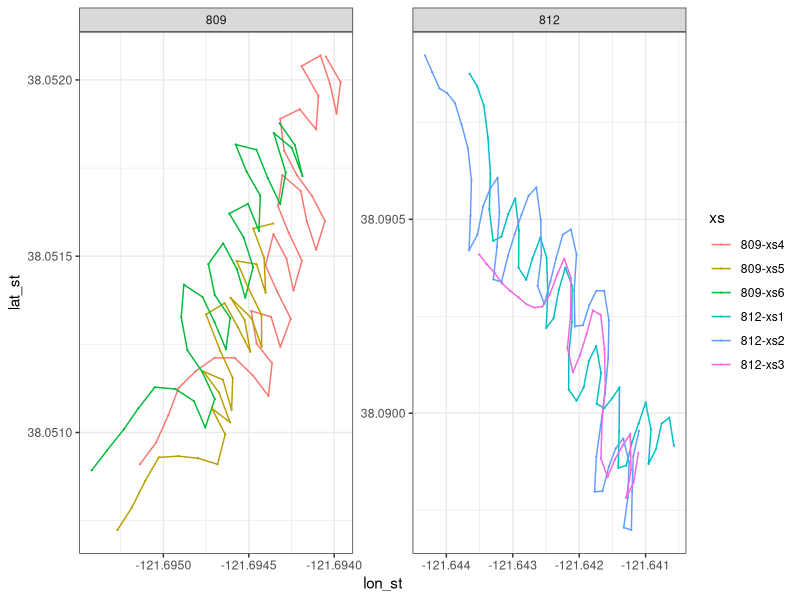
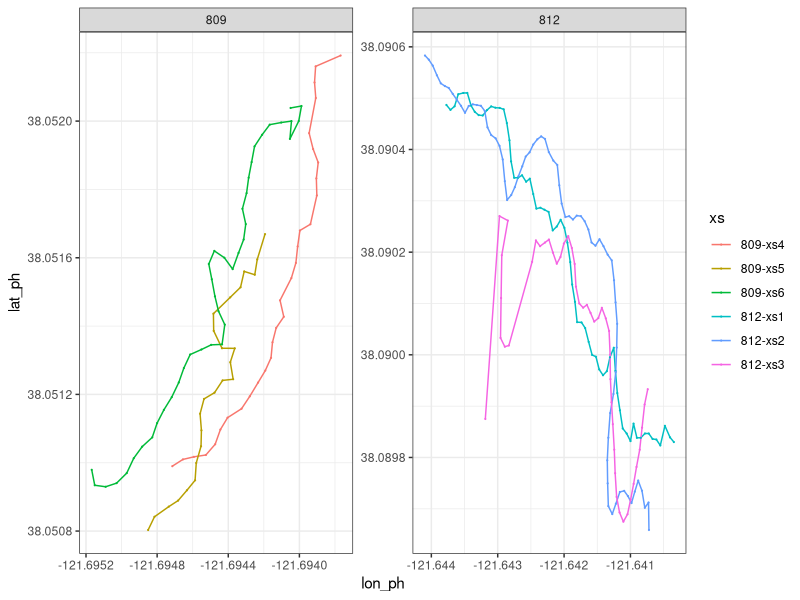
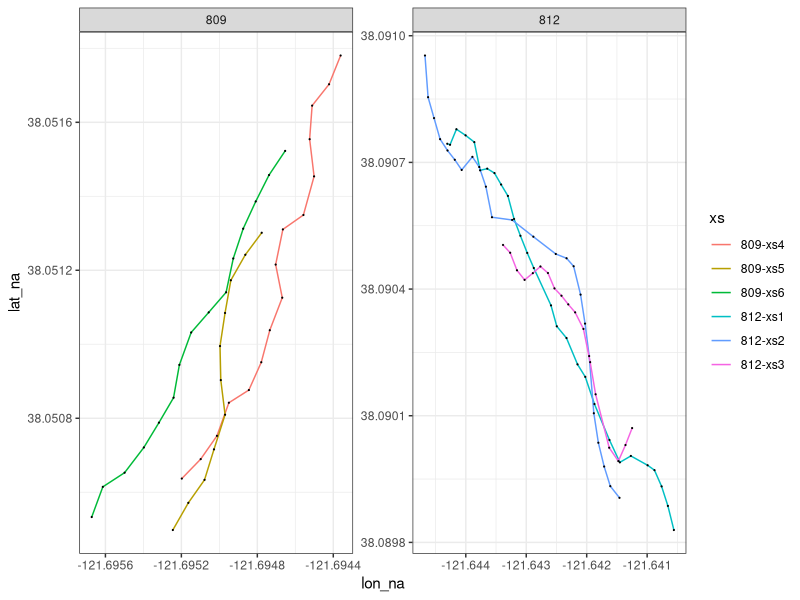
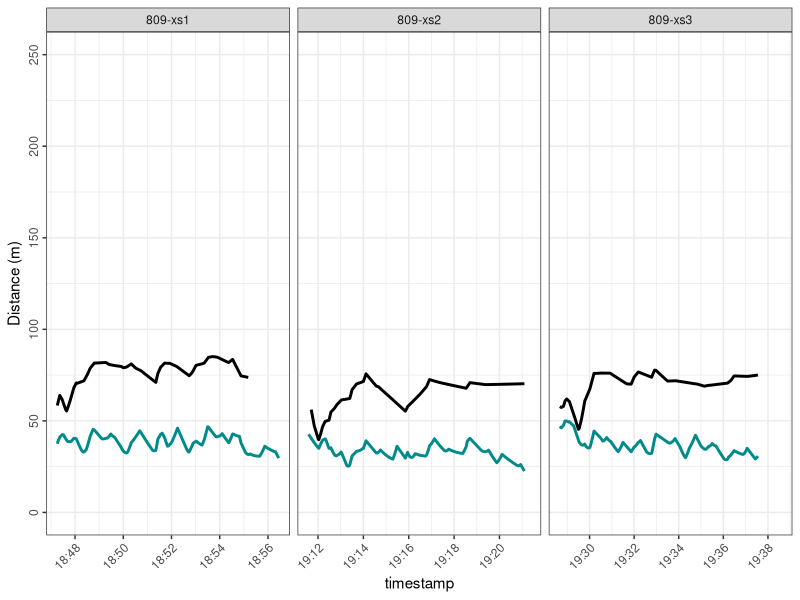
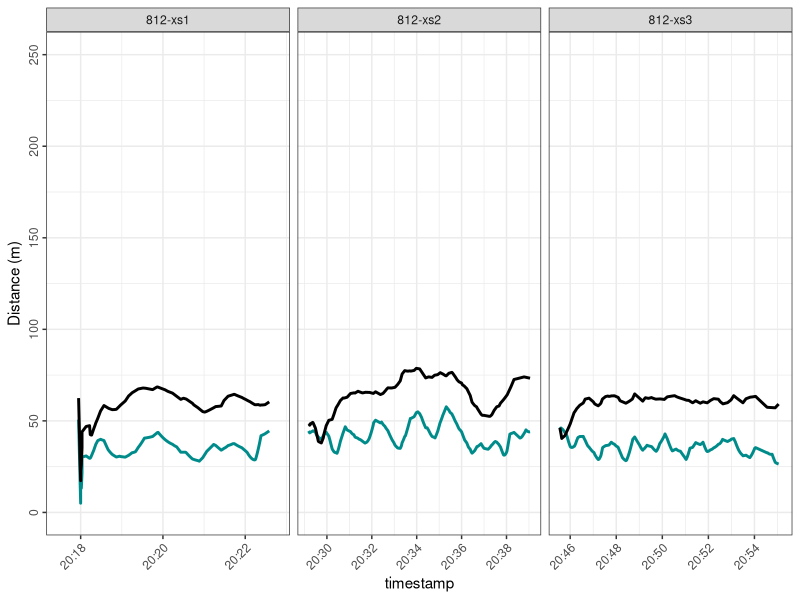
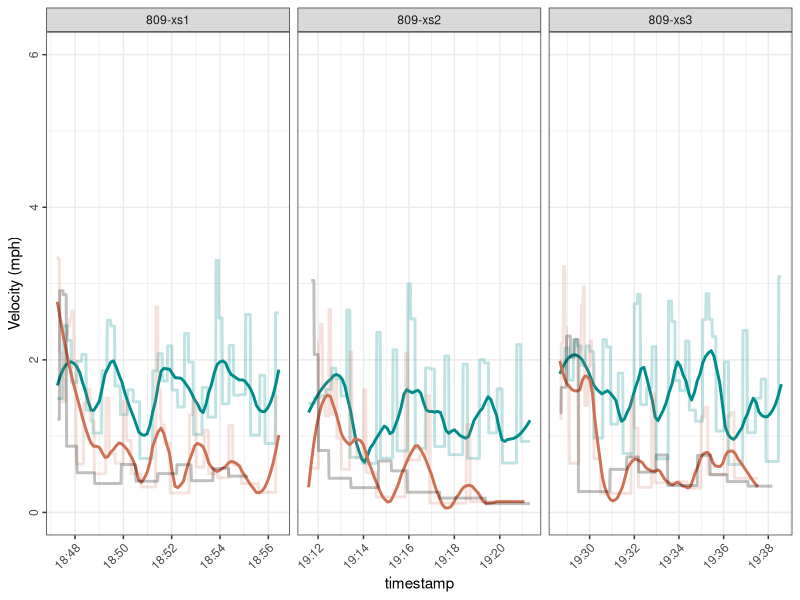
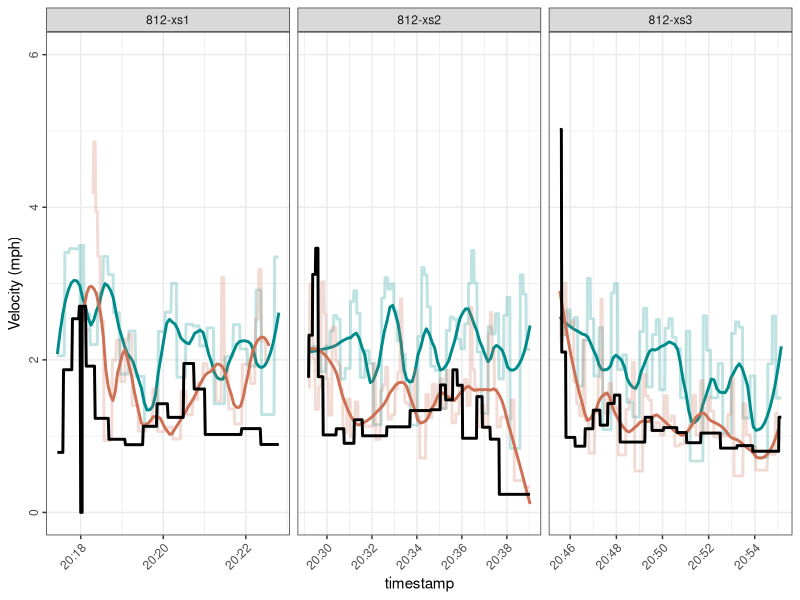
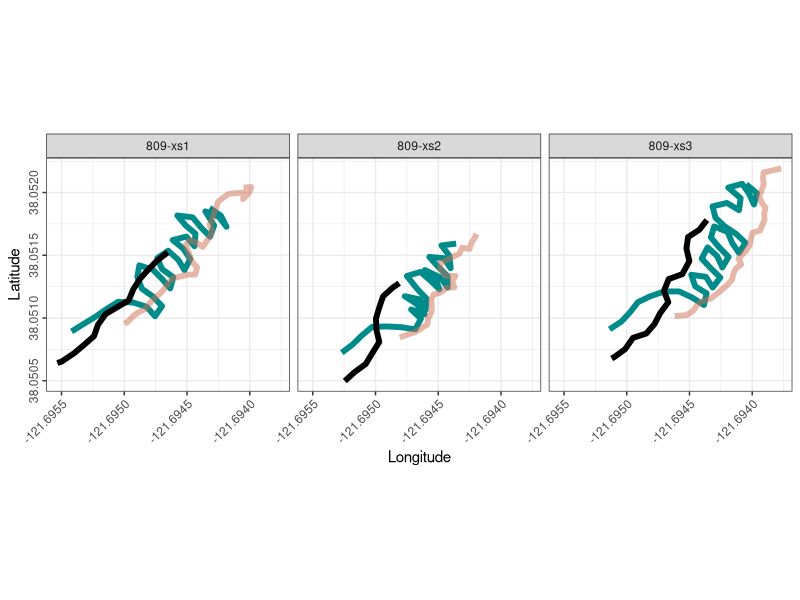

Reproduce these figures in R, in order.
library(tidyverse)
library(geosphere)
library(lubridate)
library(zoo)

# Import and compile GPS track data ---------------------------------------

## Stryker ----
stryker_startstop <- data.frame(boat = rep("stryker",6), 
                                site = c(rep("812", 3), rep("809", 3)),
                                start = c(7, 57, 116, 152, 197, 233), 
                                end = c(53, 112, 148, 193, 229, 272))

stryker = data.frame()
stryker_raw = data.frame()

for(xs in 1:nrow(stryker_startstop)){
  print(xs)
  
  temp <- read.csv("data/Survey05_20250319/20250319_DWR.csv", 
                   skip = stryker_startstop[xs, "start"] - 1, nrow = stryker_startstop[xs, "end"] - stryker_startstop[xs, "start"], header = F)
  
  colnames(temp) = c("Junk", "lat", "lon", "datetime", "speed")
  
  temp$timestamp <- as.POSIXct(temp$datetime, format = "%Y-%m-%dT%H:%M:%SZ", tz = "America/Los_Angeles")
  
  complete_timestamps <- seq(min(temp$timestamp), max(temp$timestamp), by = "1 sec")
  
  merged_data <- data.frame(timestamp = complete_timestamps) %>%
    left_join(temp, by = "timestamp")
  
  interpolated_data <- merged_data %>%
    mutate(lat = na.approx(lat, rule = 2),
           lon = na.approx(lon, rule = 2))
  
  interpolated_data$xs <- paste0(stryker_startstop[xs, "site"], "-xs", xs)
  temp$xs <- paste0(stryker_startstop[xs, "site"], "-xs", xs)
  
  interpolated_data$site <- stryker_startstop[xs, "site"]
  temp$site = stryker_startstop[xs, "site"]
  
  stryker <- rbind(stryker, interpolated_data[, c("site", "xs", "timestamp", "lat", "lon")])
  stryker_raw <- rbind(stryker_raw, temp)
  
  rm(temp, interpolated_data, merged_data)
}

stryker$boat = "Stryker"
colnames(stryker) <- c("site", "xs", "timestamp", "lat_st", "lon_st", "boat")

## Phantom ----
phantom_startstop <- data.frame(boat = rep("phantom", 6), 
                                site = c(rep("812", 3), rep("809", 3)),
                                start = c(7, 75, 153, 204, 238, 267), 
                                end = c(71, 149, 200, 234, 263, 308))

phantom = data.frame()
phantom_raw = data.frame()

for(xs in 1:nrow(phantom_startstop)){
  print(xs)
  
  temp <- read.csv("data/Survey05_20250319/20250319_CFS.csv", 
                   skip = phantom_startstop[xs, "start"] - 1, nrow = phantom_startstop[xs, "end"] - phantom_startstop[xs, "start"], header = F)
  
  colnames(temp) = c("Junk", "lat", "lon", "datetime", "speed")
  
  temp$timestamp <- as.POSIXct(temp$datetime, format = "%Y-%m-%dT%H:%M:%SZ", tz = "America/Los_Angeles")
  
  complete_timestamps <- seq(min(temp$timestamp), max(temp$timestamp), by = "1 sec")
  
  merged_data <- data.frame(timestamp = complete_timestamps) %>%
    left_join(temp, by = "timestamp")
  
  interpolated_data <- merged_data %>%
    mutate(lat = na.approx(lat, rule = 2),
           lon = na.approx(lon, rule = 2))
  
  interpolated_data$xs <- paste0(phantom_startstop[xs, "site"], "-xs", xs)
  temp$xs <- paste0(phantom_startstop[xs, "site"], "-xs", xs)
  
  interpolated_data$site <- phantom_startstop[xs, "site"]
  temp$site = phantom_startstop[xs, "site"]
  
  phantom <- rbind(phantom, interpolated_data[, c("site", "xs", "timestamp", "lat", "lon")])
  phantom_raw <- rbind(phantom_raw, temp)
  
  rm(temp, interpolated_data, merged_data)
}

phantom$boat = "Phantom"
colnames(phantom) <- c("site", "xs", "timestamp", "lat_ph", "lon_ph", "boat")

## cdfw ---- now 
cdfw_startstop <- data.frame(boat = rep("cdfw", 6), 
                             site = c(rep("812", 3), rep("809", 3)),
                             start = c(7,39,67,93,113,134), 
                             end = c(35,63,85,109,124,149))

cdfw = data.frame()
cdfw_raw = data.frame()

for(xs in 1:nrow(cdfw_startstop)){
  print(xs)
  
  temp <- read.csv("data/Survey05_20250319/20250319_CDFW.csv", 
                   skip = cdfw_startstop[xs, "start"] - 1, nrow = cdfw_startstop[xs, "end"] - cdfw_startstop[xs, "start"], header = F)
  
  colnames(temp) = c("Junk", "lat", "lon", "datetime", "speed")
  
  temp$timestamp <- as.POSIXct(temp$datetime, format = "%Y-%m-%dT%H:%M:%SZ", tz = "America/Los_Angeles")
  
  complete_timestamps <- seq(min(temp$timestamp), max(temp$timestamp), by = "1 sec")
  
  merged_data <- data.frame(timestamp = complete_timestamps) %>%
    left_join(temp, by = "timestamp")
  
  interpolated_data <- merged_data %>%
    mutate(lat = na.approx(lat, rule = 2),
           lon = na.approx(lon, rule = 2))
  
  interpolated_data$xs <- paste0(cdfw_startstop[xs, "site"], "-xs", xs)
  temp$xs <- paste0(cdfw_startstop[xs, "site"], "-xs", xs)
  
  interpolated_data$site <- cdfw_startstop[xs, "site"]
  temp$site = cdfw_startstop[xs, "site"]
  
  cdfw <- rbind(cdfw, interpolated_data[, c("site", "xs", "timestamp", "lat", "lon")])
  cdfw_raw <- rbind(cdfw_raw, temp)
  
  rm(temp, interpolated_data, merged_data)
}

cdfw$boat = "cdfw"
colnames(cdfw) <- c("site", "xs", "timestamp", "lat_na", "lon_na", "boat")

## Merge vessel tracks ----

vessels <- merge(merge(stryker, 
                       phantom[, c("timestamp", "lat_ph", "lon_ph")], by = "timestamp", all.x = T),
                 cdfw[, c("timestamp", "lat_na", "lon_na")], by = "timestamp", all.x = T) 

xs_lookup <- data.frame(xs = c("809-xs6", "809-xs5", "809-xs4", "812-xs3", "812-xs2", "812-xs1"),
                        xs_cor = c("809-xs1", "809-xs2", "809-xs3", "812-xs1", "812-xs2", "812-xs3"))

vessels <- merge(vessels, xs_lookup, by = "xs", all.x = T)

# Visualize tracks --------------------------------------------------------

ggplot(stryker, aes(x = lon_st, y = lat_st, color = xs)) + 
  geom_path() + theme_bw() + 
  geom_point(data = stryker_raw, aes(x = lon, y = lat), size = .1) +
  facet_wrap(site ~ ., scales = "free")

ggplot(phantom, aes(x = lon_ph, y = lat_ph, color = xs)) + 
  geom_path() + theme_bw() + 
  geom_point(data = phantom_raw, aes(x = lon, y = lat), size = .1) +
  facet_wrap(site ~ ., scales = "free")

ggplot(cdfw, aes(x = lon_na, y = lat_na, color = xs)) + 
  geom_path() + theme_bw() + 
  geom_point(data = cdfw_raw, aes(x = lon, y = lat), color = "black", size = .1) +
  facet_wrap(site ~ ., scales = "free")

# Calculate vessel spacing ------------------------------------------------

vessels$stryker2phantom <- NA
vessels$cdfw2phantom <- NA
vessels$stryker_velocity <- NA
vessels$phantom_velocity <- NA
vessels$cdfw_velocity <- NA

for(i in 1:nrow(vessels)){
  print(i)
  
  # if(complete.cases(vessels[,c("lon_st", "lat_st", "lon_ph","lat_ph")])[i]){
  try(vessels[i,"stryker2phantom"] <- distm(c(vessels[i,"lon_st"], vessels[i,"lat_st"]), 
                                            c(vessels[i,"lon_ph"], vessels[i,"lat_ph"]), 
                                            fun = distHaversine))
  # }
  
  # if(complete.cases(vessels[,c("lon_na", "lat_na", "lon_ph","lat_ph")])[i]){
  try(vessels[i,"cdfw2phantom"] <- distm(c(vessels[i,"lon_na"], vessels[i,"lat_na"]), 
                                         c(vessels[i,"lon_ph"], vessels[i,"lat_ph"]), 
                                         fun = distHaversine))
  # }
  
  # if(complete.cases(vessels[,c("lon_na", "lat_na", "lon_st","lat_st")])[i]){
  try(vessels[i,"stryker2cdfw"] <- distm(c(vessels[i,"lon_na"], vessels[i,"lat_na"]), 
                                         c(vessels[i,"lon_st"], vessels[i,"lat_st"]), 
                                         fun = distHaversine))
  # }
  
  try(vessels[i,"stryker_velocity"] <- distm(c(vessels[i,"lon_st"], vessels[i,"lat_st"]), 
                                             c(vessels[i + 1,"lon_st"], vessels[i + 1,"lat_st"]), 
                                             fun = distHaversine) * 2.23693629)
  
  try(vessels[i,"phantom_velocity"] <- distm(c(vessels[i,"lon_ph"], vessels[i,"lat_ph"]), 
                                             c(vessels[i + 1,"lon_ph"], vessels[i + 1,"lat_ph"]), 
                                             fun = distHaversine) * 2.23693629)
  
  try(vessels[i,"cdfw_velocity"] <- distm(c(vessels[i,"lon_na"], vessels[i,"lat_na"]), 
                                          c(vessels[i + 1,"lon_na"], vessels[i + 1,"lat_na"]), 
                                          fun = distHaversine) * 2.23693629)
  
  
}


# Plot vessel tracks, velocity, and spacing -------------------------------

(v_spacing_809 <- ggplot(vessels[vessels$xs_cor %in% c("809-xs1","809-xs2","809-xs3"),], 
                         aes(x = timestamp, y = stryker2phantom)) + 
   geom_line(color = "cyan4", linewidth = 1) +
   geom_line(aes(y = cdfw2phantom), linewidth = 1) +
   # geom_line(aes(y = stryker2cdfw), color = "blue",linewidth = 1) + 
   theme_bw() + labs(y = "Distance (m)") + 
   theme(axis.text.x = element_text(angle = 45, hjust = 1),
         axis.text.y = element_text(angle = 90, hjust = .5)) +
   ylim(0,250) +
   facet_grid(. ~ xs_cor, scales = "free"))

(v_spacing_812 <- ggplot(vessels[vessels$xs_cor %in% c("812-xs1","812-xs2","812-xs3"),], 
                         aes(x = timestamp, y = stryker2phantom)) + 
    geom_line(color = "cyan4", linewidth = 1) +
    geom_line(aes(y = cdfw2phantom), linewidth = 1) + 
    theme_bw() + labs(y = "Distance (m)") + 
    theme(axis.text.x = element_text(angle = 45, hjust = 1),
          axis.text.y = element_text(angle = 90, hjust = .5)) +
    ylim(0,250) +
    facet_grid(. ~ xs_cor, scales = "free"))

(v_velocity_809 <- ggplot(data = vessels[vessels$xs_cor %in% c("809-xs1","809-xs2","809-xs3") &
                                           vessels$stryker_velocity < 10 & is.na(vessels$stryker_velocity) == F,],
                          aes(x = timestamp, y = stryker_velocity)) + 
    geom_line(color = "cyan4", linewidth = 1, alpha = .25) +
    geom_line(color = "cyan4", linewidth = 1, stat = "smooth", span = .25) +
    geom_line(data = vessels[vessels$xs_cor %in% c("809-xs1","809-xs2","809-xs3") &
                               vessels$phantom_velocity < 10 & is.na(vessels$phantom_velocity) == F, ],
              aes(y = phantom_velocity), color = "salmon3", linewidth = 1, alpha = .2) +
    geom_line(data = vessels[vessels$xs_cor %in% c("809-xs1","809-xs2","809-xs3") &
                               vessels$phantom_velocity < 10 & is.na(vessels$phantom_velocity) == F, ],
              aes(y = phantom_velocity), color = "salmon3", linewidth = 1, stat = "smooth", span = .25) +
    geom_line(data = vessels[vessels$xs_cor %in% c("809-xs1","809-xs2","809-xs3") &
                               vessels$cdfw_velocity < 10 & is.na(vessels$cdfw_velocity) == F, ],
              aes(y = cdfw_velocity), linewidth = 1, alpha = .25) +
    theme_bw() + labs(y = "Velocity (mph)") + 
    theme(axis.text.x = element_text(angle = 45, hjust = 1),
          axis.text.y = element_text(angle = 90, hjust = .5)) +
    ylim(0, 6) +
    facet_grid(. ~ xs_cor, scales = "free"))

(v_velocity_812 <- ggplot(data = vessels[vessels$xs_cor %in% c("812-xs1","812-xs2","812-xs3") &
                                           vessels$stryker_velocity < 10 & is.na(vessels$stryker_velocity) == F,], 
                          aes(x = timestamp, y = stryker_velocity)) + 
    geom_line(color = "cyan4", linewidth = 1, alpha = .25) +
    geom_line(color = "cyan4", linewidth = 1, stat = "smooth", span = .25) +
    geom_line(data = vessels[vessels$xs_cor %in% c("812-xs1","812-xs2","812-xs3") &
                               vessels$phantom_velocity < 10 & is.na(vessels$phantom_velocity) == F, ],
              aes(y = phantom_velocity), color = "salmon3", linewidth = 1, alpha = .25) +
    geom_line(data = vessels[vessels$xs_cor %in% c("812-xs1","812-xs2","812-xs3") &
                               vessels$phantom_velocity < 10 & is.na(vessels$phantom_velocity) == F, ],
              aes(y = phantom_velocity), color = "salmon3", linewidth = 1, stat = "smooth", span = .25) +
    geom_line(data = vessels[vessels$xs_cor %in% c("812-xs1","812-xs2","812-xs3") &
                               vessels$cdfw_velocity < 10 & is.na(vessels$cdfw_velocity) == F, ],
              aes(y = cdfw_velocity), linewidth = 1) +
    theme_bw() + labs(y = "Velocity (mph)") + 
    theme(axis.text.x = element_text(angle = 45, hjust = 1),
          axis.text.y = element_text(angle = 90, hjust = .5)) +
    ylim(0, 6) +
    facet_grid(. ~ xs_cor, scales = "free"))


(v_tracks_809 <- ggplot(vessels[vessels$xs_cor %in% c("809-xs1","809-xs2","809-xs3"),], 
                        aes(x = lon_st, y = lat_st)) + 
    geom_path(color = "cyan4", linewidth = 2) +
    geom_path(aes(x = lon_ph, y = lat_ph), color = "salmon3", alpha = .5, linewidth = 2) + 
    geom_path(aes(x = lon_na, y = lat_na), linewidth = 2) + 
    theme_bw() + labs(y = "Latitude", x = "Longitude") + coord_fixed() +
    theme(axis.text.x = element_text(angle = 45, hjust = 1),
          axis.text.y = element_text(angle = 90, hjust = .5)) +
    facet_grid(. ~ xs_cor))

(v_tracks_812 <- ggplot(vessels[vessels$xs_cor %in% c("812-xs1","812-xs2","812-xs3"),], 
                        aes(x = lon_st, y = lat_st)) + 
    geom_path(color = "cyan4", linewidth = 2) +
    geom_path(aes(x = lon_ph, y = lat_ph), color = "salmon3", alpha = .5, linewidth = 2) + 
    geom_path(aes(x = lon_na, y = lat_na), linewidth = 2) + 
    theme_bw() + labs(y = "Latitude", x = "Longitude") +  coord_fixed() +
    theme(axis.text.x = element_text(angle = 45, hjust = 1),
          axis.text.y = element_text(angle = 90, hjust = .5)) +
    facet_grid(. ~ xs_cor))


png("output/eDNA_vessel_spacing_20250319.png",
    height = 7, width = 10, units = "in", res = 1000, family = "serif")

cowplot::plot_grid(v_tracks_809, v_tracks_812,
                   v_spacing_809, v_spacing_812, 
                   align = "v")

dev.off()

png("output/eDNA_vessel_velocity_20250319.png",
    height = 10, width = 10, units = "in", res = 1000, family = "serif")

cowplot::plot_grid(v_tracks_809, v_tracks_812,
                   v_velocity_809, v_velocity_812, 
                   v_spacing_809, v_spacing_812, 
                   align = "v", nrow = 3)

dev.off()
